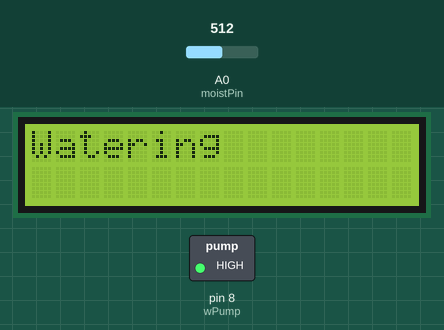
Recording of a sketch running on a simulated Arduino Uno, built with avr-gcc and run on an emulated ATmega328P. On the bench: 16×2 character LCD, switched loads named in the sketch (green lamp = pin HIGH). The test bench sets the inputs (shaded band); at power-on: A0 (moistPin) = 512. What the sketch prints to the serial monitor is not drawn.

Above: at 1.2 s.
1.3 s: A0 (moistPin) set to 491
15.3 s: A0 (moistPin) set to 463
26.5 s: A0 (moistPin) set to 306
At 31.4 s:
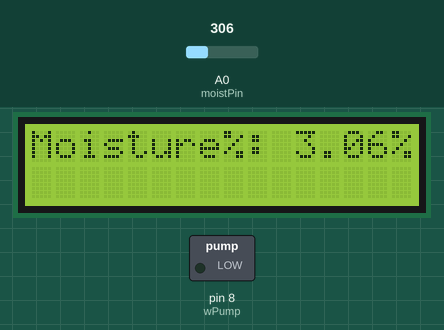
37.7 s: A0 (moistPin) set to 511
At 46.0 s:
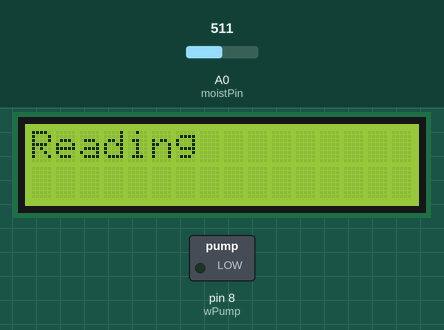
Timing chart, 0 to 47.5 s (numbered marks = the images above; inputs shaded):
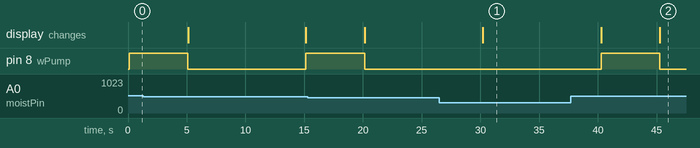

The sketch:

moisture2.0.ino
```cpp
#include <Wire.h>
#include <LiquidCrystal_I2C.h>
LiquidCrystal_I2C lcd(0x27, 16, 2);

int moistPin = A0;
int wPump = 8;
float moistVal = 0;
int dt = 60000;
int dt1 = 5000;


void setup() {
  // put your setup code here, to run once:
  Serial.begin(9600);
  Wire.begin();
  lcd.begin(16, 2);
  lcd.clear();
  lcd.backlight();


  pinMode(moistPin, INPUT);
  pinMode(wPump, OUTPUT);


}

void loop() {
  // put your main code here, to run repeatedly:

  moistVal = analogRead(moistPin);
  moistVal = moistVal / 100;
  lcd.clear();
  lcd.setCursor(0,0);
  lcd.print("Soil Moisture:");
  lcd.print(moistVal);
  lcd.print(" %");


 if (moistVal > 4.75){

   lcd.clear();
   digitalWrite(wPump, HIGH);
   lcd.setCursor(0,0);
   lcd.print("Watering");
   Serial.println(moistVal);

   delay(dt1);

   lcd.clear();
   digitalWrite(wPump, LOW);
   lcd.setCursor(0,0);
   lcd.print("Reading");
   Serial.println(moistVal);

   delay(dt1);


 } else {
    digitalWrite(wPump, LOW);
    lcd.clear();
    lcd.setCursor(0,0);
    lcd.print("Moisture%: ");
    lcd.print(moistVal);
    lcd.print("%");
    Serial.println(moistVal);

 }
   delay(dt1);
 }
```

Measured:
- after the input at 26.5 s, the display: changes after 3.7 s (image 1)
- after the input at 37.7 s, pin 8 (wPump): LOW → HIGH after 2.6 s, → LOW 5.0 s later; the display: first changes after 2.6 s (image 2 shows a later state)
